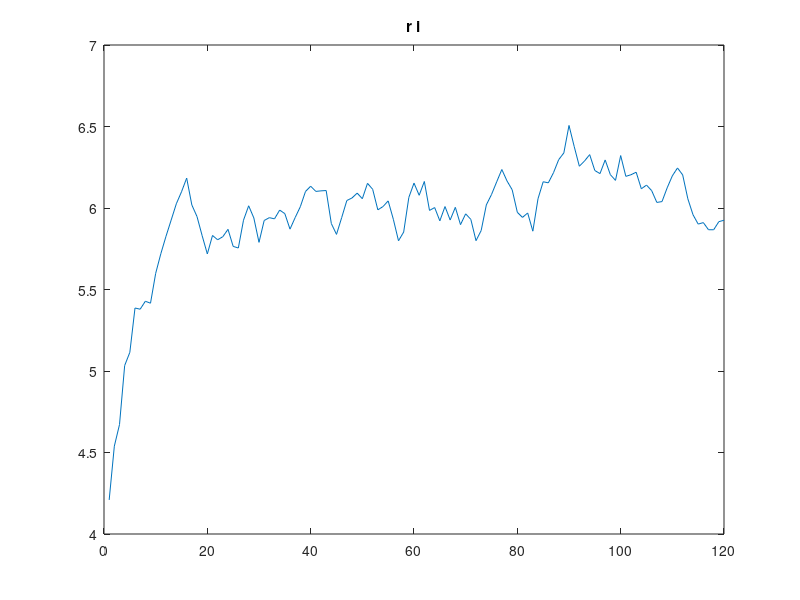

The MATLAB script that drew this image:
%MATLAB FILE FOR GENERATING ORNSTEIN-UHLENBECK PROCESS

%function gen = Generate_variables%
function vas()
% 	power = 2
% 	n = 10^power;
	n = 12*10;
	
	tic
	% =====================================================
	x = normrnd(0,1/n,n,1); % normal random variable
	% Setting parameters for Olsten-Uhlenbeck process:
	% =====================================================
% 	x
% 	plot(x)
	b = 20;
	a = 120;
	sigma = 10;
	r_0 = 4;

	% Generating Ornstein-Uhlenbeck process:
	% =====================================================
	i = 0;
	y = zeros(n,1);
	for i = 1:n
		y(i) = sigma*exp(b*i/n)*x(i);
	end

	z = ones(n,1);   % Ornstein-Uhlenbeck auxiliary vector
	i = 0;
	for i = 1:n
		z_aux = y(1:i,1); % auxiliary vector
		z(i) = sum(z_aux);
	end

	r = zeros(n,1);
	i = 0;
	for i = 1:n
		r(i) = a/b + exp(-b*i/n)*r_0 - a/b*exp(-b*i/n) + exp(-b*i/n)*z(i);
	end

	t = toc
	% figure
	% plot (y);
	% title('y i')
	% 
	% figure
	% plot (z);
	% title('z i')

	figure 
	plot (r);
	title('r i')

	save data r      % saving generated process in Matlab format
	
	'Using first estimator'
	tmp = Estimator_1(r);
	b_est = tmp(1)
	a_est = tmp(2)
	
	'Using second estimator'
	tmp = Estimator_2(r);
	b_est = tmp(1)
	a_est = tmp(2)
end

function est = Estimator_1(r);

load data   % loading saved data

% Estimating parematers:
% ===================================================================

[T, M] = size(r);

T_const = 1;
I = sum(r)/T;

% sigma_sq = 10000;
diff = r(2:T,1)-r(1:T-1,1); % we take vector of elements from 2nd to last
diff_aug = [r(1)- 4; diff];
J = sum(r.*diff_aug);

K = sum(r.^2)/T; % we first square each element in r, and then find the sum of vector

a_est = (K*(r(T)-r(1)) - J*I)/(T_const*K-I^2);
b_est = (I*(r(T)-r(1)) - J*T_const)/(T_const*K-I^2);

est = [b_est; a_est];


end


function est = Estimator_2(r);

load data

[T, M] = size (r);
T_const = 1;
r_prev = r(1:T-1,1);
r_prev = [4; r_prev];

alfa = sum(r-r_prev);
beta = sum(r_prev)/T;
gamma = sum((r-r_prev).*r_prev)/T;
delta = sum(r_prev)/(T^2);
lamda = sum(r_prev.^2)/(T^2);

b_est = (delta*alfa - gamma)/(lamda - delta*beta);
a_est = (alfa + b_est*beta);

est = [b_est; a_est];

end

